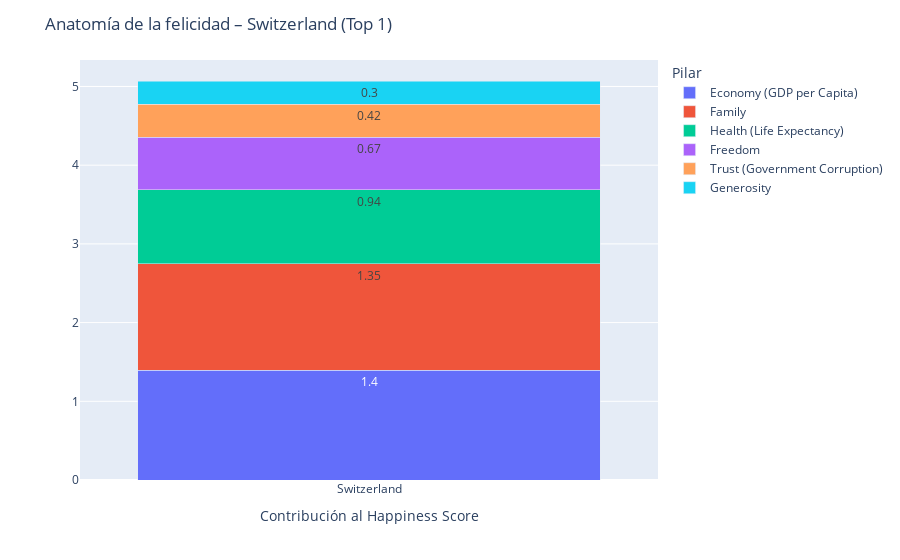

The notebook cell this image was saved under:
### Markdown cell above
En el gráfico se ve que norte america es la región que lidera en Happiness Score, seguida de cerca por Australia y nueva zelanda y Western Europe.
La región más rezagada es Sub-Saharan Africa, con el promedio más bajo de felicidad.

### Code cell
# “Anatomía de un país feliz”
# Para el país #1 en Happiness Rank, arma un stacked bar con los factores (Economy, Family, Health, Freedom, Trust, Generosity). Explica qué pilar pesa más.

factores = ["Economy (GDP per Capita)", "Family", "Health (Life Expectancy)", "Freedom", "Trust (Government Corruption)", "Generosity"]

top1 = df.sort_values("Happiness Rank", ascending=True).iloc[0]
country_name = top1["Country"]

vals = top1[factores].astype(float)
plot_df = pd.DataFrame({"Factor": factores, "Valor": vals.values})
plot_df["Country"] = country_name

fig4 = px.bar(
    plot_df,
    x="Country",
    y="Valor",
    color="Factor",
    orientation="v",
    barmode="stack",
    text=plot_df["Valor"].round(2)
)

fig4.update_layout(
    title=f"Anatomía de la felicidad – {country_name} (Top 1)",
    xaxis_title="Contribución al Happiness Score",
    yaxis_title="",
    legend_title="Pilar"
)

fig4.show()

### Figure 1 — Plotly figure (JSON) as saved in the notebook; plotly's stock layout.template omitted (floating-point values rounded to 4 significant figures)
{"data": [{"hovertemplate": "Factor=Economy (GDP per Capita)<br>Country=%{x}<br>Valor=%{y}<br>text=%{text}<extra></extra>", "legendgroup": "Economy (GDP per Capita)", "marker": {"color": "#636efa", "pattern": {"shape": ""}}, "name": "Economy (GDP per Capita)", "orientation": "v", "showlegend": true, "text": [1.4], "textposition": "auto", "type": "bar", "x": ["Switzerland"], "xaxis": "x", "y": [1.397], "yaxis": "y"}, {"hovertemplate": "Factor=Family<br>Country=%{x}<br>Valor=%{y}<br>text=%{text}<extra></extra>", "legendgroup": "Family", "marker": {"color": "#EF553B", "pattern": {"shape": ""}}, "name": "Family", "orientation": "v", "showlegend": true, "text": [1.35], "textposition": "auto", "type": "bar", "x": ["Switzerland"], "xaxis": "x", "y": [1.35], "yaxis": "y"}, {"hovertemplate": "Factor=Health (Life Expectancy)<br>Country=%{x}<br>Valor=%{y}<br>text=%{text}<extra></extra>", "legendgroup": "Health (Life Expectancy)", "marker": {"color": "#00cc96", "pattern": {"shape": ""}}, "name": "Health (Life Expectancy)", "orientation": "v", "showlegend": true, "text": [0.94], "textposition": "auto", "type": "bar", "x": ["Switzerland"], "xaxis": "x", "y": [0.9414], "yaxis": "y"}, {"hovertemplate": "Factor=Freedom<br>Country=%{x}<br>Valor=%{y}<br>text=%{text}<extra></extra>", "legendgroup": "Freedom", "marker": {"color": "#ab63fa", "pattern": {"shape": ""}}, "name": "Freedom", "orientation": "v", "showlegend": true, "text": [0.67], "textposition": "auto", "type": "bar", "x": ["Switzerland"], "xaxis": "x", "y": [0.6656], "yaxis": "y"}, {"hovertemplate": "Factor=Trust (Government Corruption)<br>Country=%{x}<br>Valor=%{y}<br>text=%{text}<extra></extra>", "legendgroup": "Trust (Government Corruption)", "marker": {"color": "#FFA15A", "pattern": {"shape": ""}}, "name": "Trust (Government Corruption)", "orientation": "v", "showlegend": true, "text": [0.42], "textposition": "auto", "type": "bar", "x": ["Switzerland"], "xaxis": "x", "y": [0.4198], "yaxis": "y"}, {"hovertemplate": "Factor=Generosity<br>Country=%{x}<br>Valor=%{y}<br>text=%{text}<extra></extra>", "legendgroup": "Generosity", "marker": {"color": "#19d3f3", "pattern": {"shape": ""}}, "name": "Generosity", "orientation": "v", "showlegend": true, "text": [0.3], "textposition": "auto", "type": "bar", "x": ["Switzerland"], "xaxis": "x", "y": [0.2968], "yaxis": "y"}], "layout": {"barmode": "stack", "legend": {"title": {"text": "Pilar"}, "tracegroupgap": 0}, "margin": {"t": 60}, "title": {"text": "Anatomía de la felicidad – Switzerland (Top 1)"}, "xaxis": {"anchor": "y", "domain": [0, 1], "title": {"text": "Contribución al Happiness Score"}}, "yaxis": {"anchor": "x", "domain": [0, 1], "title": {"text": ""}}}}
